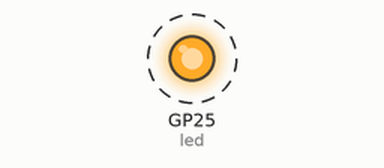
Bench run of a program on a simulated Raspberry Pi Pico running MicroPython. On the bench: output pins drawn as LEDs (lit = HIGH). Dashed ring = blinking.

Above: at 0.5 s.
Timing chart, 0 to 4.6 s (numbered marks = the images above):
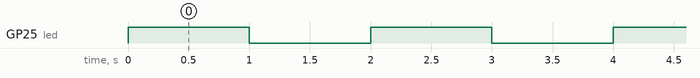

The program:

main.py
```python
from machine import Pin
import time
led = Pin(25, Pin.OUT)
while True:
    led.value(1)
    # Ждём 1 секунду
    time.sleep(1)
    # Гасим светодиод
    led.value(0)
    # Ждём 1 секунду
    time.sleep(1)
```

Measured:
- by itself, GP25 (led): alternates HIGH for 1.0 s and LOW for 1.0 s
